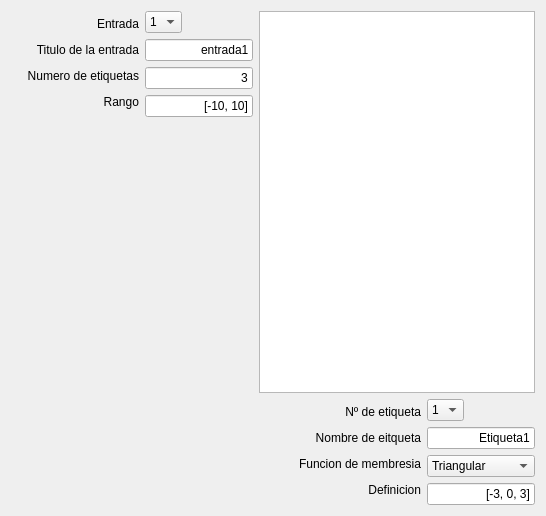
          <widget class="QWidget" name="entradasTab">
           <attribute name="title">
            <string>Entradas</string>
           </attribute>
           <layout class="QGridLayout" name="gridLayout_19">
            <item row="0" column="0">
             <layout class="QHBoxLayout" name="horizontalLayout_8">
              <property name="sizeConstraint">
               <enum>QLayout::SetFixedSize</enum>
              </property>
              <item>
               <layout class="QVBoxLayout" name="verticalLayout">
                <property name="sizeConstraint">
                 <enum>QLayout::SetDefaultConstraint</enum>
                </property>
                <item>
                 <widget class="QLabel" name="label_7">
                  <property name="sizePolicy">
                   <sizepolicy hsizetype="Preferred" vsizetype="Fixed">
                    <horstretch>0</horstretch>
                    <verstretch>0</verstretch>
                   </sizepolicy>
                  </property>
                  <property name="text">
                   <string>Entrada</string>
                  </property>
                  <property name="alignment">
                   <set>Qt::AlignRight|Qt::AlignTrailing|Qt::AlignVCenter</set>
                  </property>
                 </widget>
                </item>
                <item>
                 <widget class="QLabel" name="label_6">
                  <property name="sizePolicy">
                   <sizepolicy hsizetype="Preferred" vsizetype="Fixed">
                    <horstretch>0</horstretch>
                    <verstretch>0</verstretch>
                   </sizepolicy>
                  </property>
                  <property name="text">
                   <string>Titulo de la entrada</string>
                  </property>
                  <property name="alignment">
                   <set>Qt::AlignRight|Qt::AlignTrailing|Qt::AlignVCenter</set>
                  </property>
                 </widget>
                </item>
                <item>
                 <widget class="QLabel" name="label_5">
                  <property name="sizePolicy">
                   <sizepolicy hsizetype="Minimum" vsizetype="Fixed">
                    <horstretch>0</horstretch>
                    <verstretch>0</verstretch>
                   </sizepolicy>
                  </property>
                  <property name="text">
                   <string>Numero de etiquetas</string>
                  </property>
                  <property name="alignment">
                   <set>Qt::AlignRight|Qt::AlignTrailing|Qt::AlignVCenter</set>
                  </property>
                 </widget>
                </item>
                <item>
                 <widget class="QLabel" name="label_4">
                  <property name="sizePolicy">
                   <sizepolicy hsizetype="Preferred" vsizetype="Fixed">
                    <horstretch>0</horstretch>
                    <verstretch>0</verstretch>
                   </sizepolicy>
                  </property>
                  <property name="text">
                   <string>Rango</string>
                  </property>
                  <property name="alignment">
                   <set>Qt::AlignRight|Qt::AlignTrailing|Qt::AlignVCenter</set>
                  </property>
                 </widget>
                </item>
               </layout>
              </item>
              <item>
               <layout class="QVBoxLayout" name="verticalLayout_9">
                <property name="sizeConstraint">
                 <enum>QLayout::SetFixedSize</enum>
                </property>
                <item>
                 <widget class="QComboBox" name="inputNumber">
                  <property name="sizePolicy">
                   <sizepolicy hsizetype="Fixed" vsizetype="Fixed">
                    <horstretch>0</horstretch>
                    <verstretch>0</verstretch>
                   </sizepolicy>
                  </property>
                  <property name="maxVisibleItems">
                   <number>20</number>
                  </property>
                  <item>
                   <property name="text">
                    <string>1</string>
                   </property>
                  </item>
                 </widget>
                </item>
                <item>
                 <widget class="QLineEdit" name="inputNombre">
                  <property name="sizePolicy">
                   <sizepolicy hsizetype="Fixed" vsizetype="Fixed">
                    <horstretch>0</horstretch>
                    <verstretch>0</verstretch>
                   </sizepolicy>
                  </property>
                  <property name="text">
                   <string>entrada1</string>
                  </property>
                  <property name="alignment">
                   <set>Qt::AlignRight|Qt::AlignTrailing|Qt::AlignVCenter</set>
                  </property>
                  <property name="placeholderText">
                   <string>Titulo de la entrada</string>
                  </property>
                 </widget>
                </item>
                <item>
                 <widget class="QLineEdit" name="inputEtiquetasNum">
                  <property name="sizePolicy">
                   <sizepolicy hsizetype="Fixed" vsizetype="Fixed">
                    <horstretch>0</horstretch>
                    <verstretch>0</verstretch>
                   </sizepolicy>
                  </property>
                  <property name="text">
                   <string>3</string>
                  </property>
                  <property name="alignment">
                   <set>Qt::AlignRight|Qt::AlignTrailing|Qt::AlignVCenter</set>
                  </property>
                  <property name="placeholderText">
                   <string>Numero de etiquetas</string>
                  </property>
                 </widget>
                </item>
                <item>
                 <widget class="QLineEdit" name="inputRange">
                  <property name="sizePolicy">
                   <sizepolicy hsizetype="Fixed" vsizetype="Fixed">
                    <horstretch>0</horstretch>
                    <verstretch>0</verstretch>
                   </sizepolicy>
                  </property>
                  <property name="text">
                   <string>[-10, 10]</string>
                  </property>
                  <property name="alignment">
                   <set>Qt::AlignRight|Qt::AlignTrailing|Qt::AlignVCenter</set>
                  </property>
                  <property name="placeholderText">
                   <string>rango entre corchetes</string>
                  </property>
                 </widget>
                </item>
               </layout>
              </item>
             </layout>
            </item>
            <item row="1" column="0">
             <spacer name="verticalSpacer">
              <property name="orientation">
               <enum>Qt::Vertical</enum>
              </property>
              <property name="sizeType">
               <enum>QSizePolicy::Preferred</enum>
              </property>
              <property name="sizeHint" stdset="0">
               <size>
                <width>242</width>
                <height>388</height>
               </size>
              </property>
             </spacer>
            </item>
            <item row="0" column="1" rowspan="2">
             <layout class="QVBoxLayout" name="verticalLayout_11">
              <item>
               <widget class="QGraphicsView" name="graphicsView_3"/>
              </item>
              <item>
               <layout class="QHBoxLayout" name="horizontalLayout_9">
                <item>
                 <spacer name="horizontalSpacer_3">
                  <property name="orientation">
                   <enum>Qt::Horizontal</enum>
                  </property>
                  <property name="sizeHint" stdset="0">
                   <size>
                    <width>40</width>
                    <height>20</height>
                   </size>
                  </property>
                 </spacer>
                </item>
                <item>
                 <layout class="QVBoxLayout" name="verticalLayout_10">
                  <item>
                   <widget class="QLabel" name="label_3">
                    <property name="sizePolicy">
                     <sizepolicy hsizetype="Preferred" vsizetype="Fixed">
                      <horstretch>0</horstretch>
                      <verstretch>0</verstretch>
                     </sizepolicy>
                    </property>
                    <property name="text">
                     <string>Nº de etiqueta</string>
                    </property>
                    <property name="alignment">
                     <set>Qt::AlignRight|Qt::AlignTrailing|Qt::AlignVCenter</set>
                    </property>
                   </widget>
                  </item>
                  <item>
                   <widget class="QLabel" name="label_8">
                    <property name="sizePolicy">
                     <sizepolicy hsizetype="Preferred" vsizetype="Fixed">
                      <horstretch>0</horstretch>
                      <verstretch>0</verstretch>
                     </sizepolicy>
                    </property>
                    <property name="text">
                     <string>Nombre de eitqueta</string>
                    </property>
                    <property name="alignment">
                     <set>Qt::AlignRight|Qt::AlignTrailing|Qt::AlignVCenter</set>
                    </property>
                   </widget>
                  </item>
                  <item>
                   <widget class="QLabel" name="label_9">
                    <property name="sizePolicy">
                     <sizepolicy hsizetype="Preferred" vsizetype="Fixed">
                      <horstretch>0</horstretch>
                      <verstretch>0</verstretch>
                     </sizepolicy>
                    </property>
                    <property name="text">
                     <string>Funcion de membresia</string>
                    </property>
                    <property name="alignment">
                     <set>Qt::AlignRight|Qt::AlignTrailing|Qt::AlignVCenter</set>
                    </property>
                   </widget>
                  </item>
                  <item>
                   <widget class="QLabel" name="label_10">
                    <property name="sizePolicy">
                     <sizepolicy hsizetype="Preferred" vsizetype="Fixed">
                      <horstretch>0</horstretch>
                      <verstretch>0</verstretch>
                     </sizepolicy>
                    </property>
                    <property name="text">
                     <string>Definicion</string>
                    </property>
                    <property name="alignment">
                     <set>Qt::AlignRight|Qt::AlignTrailing|Qt::AlignVCenter</set>
                    </property>
                   </widget>
                  </item>
                 </layout>
                </item>
                <item>
                 <layout class="QVBoxLayout" name="verticalLayout_8">
                  <item>
                   <widget class="QComboBox" name="etiquetaNum">
                    <property name="sizePolicy">
                     <sizepolicy hsizetype="Fixed" vsizetype="Fixed">
                      <horstretch>0</horstretch>
                      <verstretch>0</verstretch>
                     </sizepolicy>
                    </property>
                    <property name="currentText">
                     <string notr="true">1</string>
                    </property>
                    <property name="currentIndex">
                     <number>0</number>
                    </property>
                    <property name="frame">
                     <bool>true</bool>
                    </property>
                    <item>
                     <property name="text">
                      <string>1</string>
                     </property>
                    </item>
                   </widget>
                  </item>
                  <item>
                   <widget class="QLineEdit" name="etiquetaNombre">
                    <property name="sizePolicy">
                     <sizepolicy hsizetype="Preferred" vsizetype="Fixed">
                      <horstretch>0</horstretch>
                      <verstretch>0</verstretch>
                     </sizepolicy>
                    </property>
                    <property name="text">
                     <string>Etiqueta1</string>
                    </property>
                    <property name="alignment">
                     <set>Qt::AlignRight|Qt::AlignTrailing|Qt::AlignVCenter</set>
                    </property>
                    <property name="placeholderText">
                     <string>Nombre de la etiqueta</string>
                    </property>
                   </widget>
                  </item>
                  <item>
                   <widget class="QComboBox" name="etiquetaMf">
                    <property name="sizePolicy">
                     <sizepolicy hsizetype="Preferred" vsizetype="Fixed">
                      <horstretch>0</horstretch>
                      <verstretch>0</verstretch>
                     </sizepolicy>
                    </property>
                    <property name="sizeAdjustPolicy">
                     <enum>QComboBox::AdjustToContentsOnFirstShow</enum>
                    </property>
                    <property name="frame">
                     <bool>true</bool>
                    </property>
                    <item>
                     <property name="text">
                      <string>Triangular</string>
                     </property>
                    </item>
                    <item>
                     <property name="text">
                      <string>Gausiana</string>
                     </property>
                    </item>
                    <item>
                     <property name="text">
                      <string>Trapezoidal</string>
                     </property>
                    </item>
                   </widget>
                  </item>
                  <item>
                   <widget class="QLineEdit" name="etiquetaDefinicion">
                    <property name="sizePolicy">
                     <sizepolicy hsizetype="Preferred" vsizetype="Fixed">
                      <horstretch>0</horstretch>
                      <verstretch>0</verstretch>
                     </sizepolicy>
                    </property>
                    <property name="text">
                     <string>[-3, 0, 3]</string>
                    </property>
                    <property name="alignment">
                     <set>Qt::AlignRight|Qt::AlignTrailing|Qt::AlignVCenter</set>
                    </property>
                    <property name="placeholderText">
                     <string>vector de la mf</string>
                    </property>
                   </widget>
                  </item>
                 </layout>
                </item>
               </layout>
              </item>
             </layout>
            </item>
           </layout>
          </widget>
